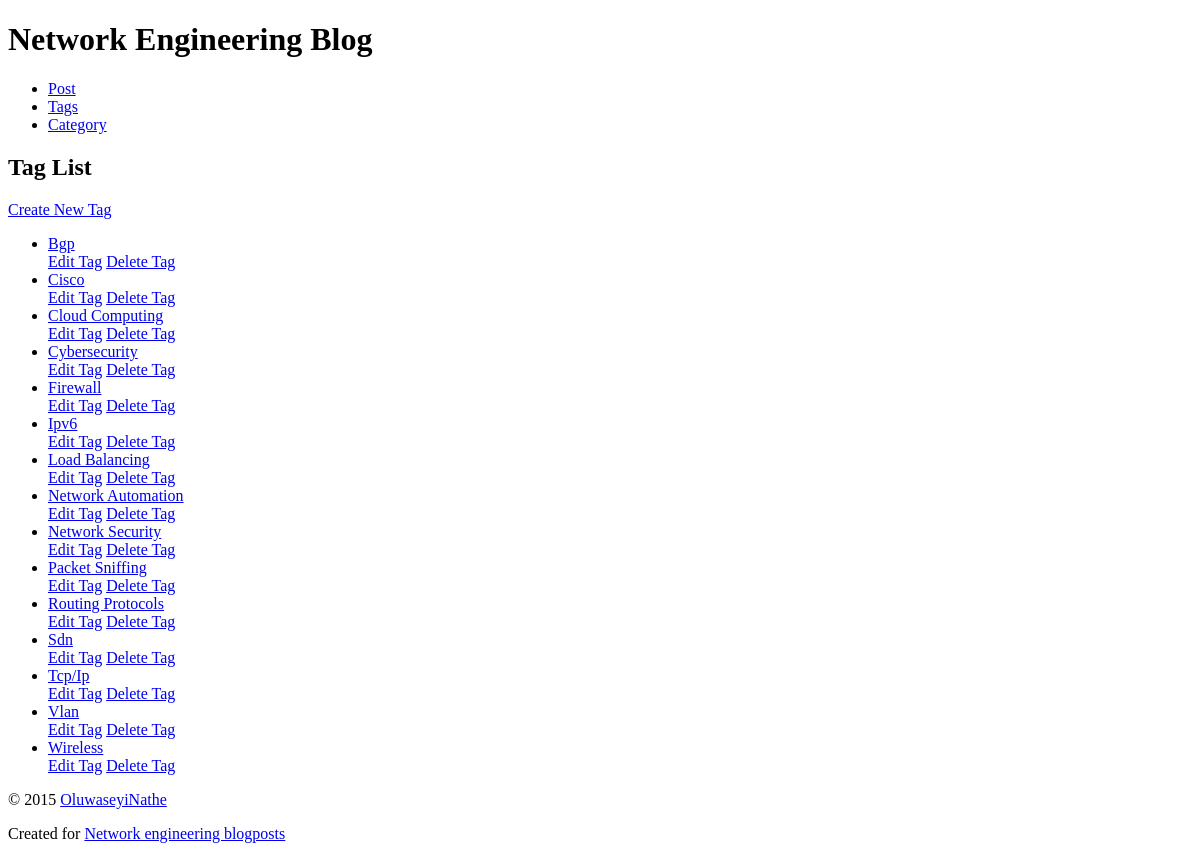
Page /blog/tag/ on the earlier database version.
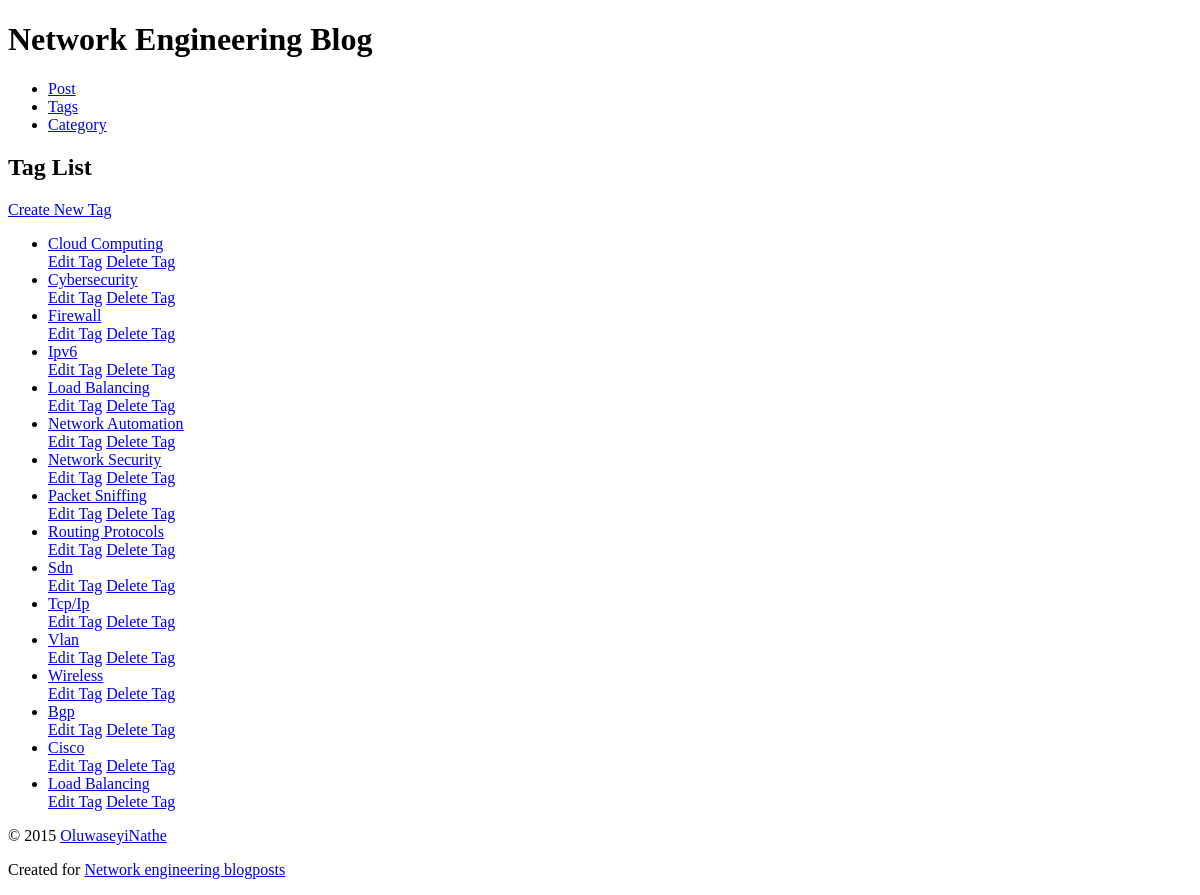
Same page on the later database version.
### blog/models.py (models this page shows, shortened)
class Tag(models.Model):
    name = models.CharField(max_length=50, unique=True)
    slug = models.SlugField(unique=True)
    class Meta:
        ordering = ['name']
    def get_absolute_url(self):
        return reverse('blog:blog_tag_detail', kwargs={'slug': self.slug})
    def get_update_url(self):
        return reverse('blog:tag_update', kwargs={'slug': self.slug})
    def get_delete_url(self):
        return reverse('blog:tag_delete', kwargs={'slug': self.slug})

### blog/views.py (the view)
# urls.py: path("tag/", TagList.as_view(), name="blog_tag_list"),
class TagList(View):
    template_name = 'blog/tag_list.html'
    def get(self, request):
        tag_list = Tag.objects.all()
        context = {"tag_list": tag_list}
        return render(request, self.template_name, context)

### blog/templates/blog/tag_list.html (shortened to what this page needs)
{% extends parent_template|default:"blog/base_blog.html" %}
{% block content %}
<h2>Tag List</h2>
<div>
  <a href="{% url 'blog:tag_create' %}">Create New Tag</a>
</div>
<ul>
    {% for tag in tag_list %}
       <li>
        <a href="{{ tag.get_absolute_url }}">{{ tag.name|title }}</a>
        <div>
          <a href="{{ tag.get_update_url }}">Edit Tag</a>
          <a href="{{ tag.get_delete_url }}"> Delete Tag</a>
        </div>
       </li>
    {% empty %}
    <li><emp>There are currently no Tags available.</em></li>
    {% endfor %}
</ul>
{% endblock %}

### blog/templates/blog/base_blog.html
{% extends parent_template|default:"base.html" %}

### templates/base.html (shortened to what this page needs)
<!DOCTYPE html>
<html lang="en">
  <head>
  </head>
  <body>
    <div>
      <header>
          <h1>Network Engineering Blog</h1>
      </header>
      <nav>
        <ul>
          <li><a href="{% url 'blog:blog_post_list' %}">Post</a></li>
          <li><a href="{% url 'blog:blog_tag_list' %}">Tags</a></li>
          <li><a href="{% url 'blog:blog_category_list' %}">Category</a></li>
        </ul>
      </nav>
      <main>
         {% block content %}{% endblock %}
      </main>
    </div>
    <footer>
      <p>
        &copy; 2015
        <a href="https://AndrewsForge.com/">
          OluwaseyiNathe</a>
      </p>
      <p>
        Created for
        <a href="https://Django-Unleashed.com/">
          Network engineering blogposts</a>
      </p>
    </footer>
  </body>
</html>

Differences in the rows shown:
changed Tag "Bgp": moves down the list
changed Tag "Cisco": moves down the list
added Tag: name "Load Balancing"
